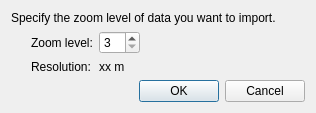
<?xml version="1.0" encoding="UTF-8"?>
<ui version="4.0">
 <class>GeoDataPointmapWebImporterZoomLevelDialog</class>
 <widget class="QDialog" name="GeoDataPointmapWebImporterZoomLevelDialog">
  <property name="geometry">
   <rect>
    <x>0</x>
    <y>0</y>
    <width>316</width>
    <height>113</height>
   </rect>
  </property>
  <property name="windowTitle">
   <string>Zoom Level Setting</string>
  </property>
  <layout class="QVBoxLayout" name="verticalLayout">
   <item>
    <widget class="QLabel" name="descLabel">
     <property name="text">
      <string>Specify the zoom level of data you want to import.</string>
     </property>
    </widget>
   </item>
   <item>
    <layout class="QHBoxLayout" name="horizontalLayout">
     <item>
      <spacer name="horizontalSpacer">
       <property name="orientation">
        <enum>Qt::Horizontal</enum>
       </property>
       <property name="sizeType">
        <enum>QSizePolicy::Fixed</enum>
       </property>
       <property name="sizeHint" stdset="0">
        <size>
         <width>20</width>
         <height>20</height>
        </size>
       </property>
      </spacer>
     </item>
     <item>
      <layout class="QGridLayout" name="gridLayout">
       <item row="0" column="0">
        <widget class="QLabel" name="zoomLevelLabel">
         <property name="text">
          <string>Zoom level:</string>
         </property>
        </widget>
       </item>
       <item row="0" column="1">
        <widget class="QSpinBox" name="zoomLevelSpinBox">
         <property name="minimum">
          <number>3</number>
         </property>
         <property name="maximum">
          <number>20</number>
         </property>
        </widget>
       </item>
       <item row="1" column="0">
        <widget class="QLabel" name="resolutionLabel">
         <property name="text">
          <string>Resolution:</string>
         </property>
        </widget>
       </item>
       <item row="1" column="1">
        <widget class="QLabel" name="resolutionValueLabel">
         <property name="text">
          <string>xx m</string>
         </property>
        </widget>
       </item>
      </layout>
     </item>
     <item>
      <spacer name="horizontalSpacer_2">
       <property name="orientation">
        <enum>Qt::Horizontal</enum>
       </property>
       <property name="sizeHint" stdset="0">
        <size>
         <width>40</width>
         <height>20</height>
        </size>
       </property>
      </spacer>
     </item>
    </layout>
   </item>
   <item>
    <spacer name="verticalSpacer">
     <property name="orientation">
      <enum>Qt::Vertical</enum>
     </property>
     <property name="sizeHint" stdset="0">
      <size>
       <width>20</width>
       <height>0</height>
      </size>
     </property>
    </spacer>
   </item>
   <item>
    <widget class="QDialogButtonBox" name="buttonBox">
     <property name="orientation">
      <enum>Qt::Horizontal</enum>
     </property>
     <property name="standardButtons">
      <set>QDialogButtonBox::Cancel|QDialogButtonBox::Ok</set>
     </property>
    </widget>
   </item>
  </layout>
 </widget>
 <resources/>
 <connections>
  <connection>
   <sender>buttonBox</sender>
   <signal>accepted()</signal>
   <receiver>GeoDataPointmapWebImporterZoomLevelDialog</receiver>
   <slot>accept()</slot>
   <hints>
    <hint type="sourcelabel">
     <x>248</x>
     <y>254</y>
    </hint>
    <hint type="destinationlabel">
     <x>157</x>
     <y>274</y>
    </hint>
   </hints>
  </connection>
  <connection>
   <sender>buttonBox</sender>
   <signal>rejected()</signal>
   <receiver>GeoDataPointmapWebImporterZoomLevelDialog</receiver>
   <slot>reject()</slot>
   <hints>
    <hint type="sourcelabel">
     <x>316</x>
     <y>260</y>
    </hint>
    <hint type="destinationlabel">
     <x>286</x>
     <y>274</y>
    </hint>
   </hints>
  </connection>
 </connections>
</ui>
